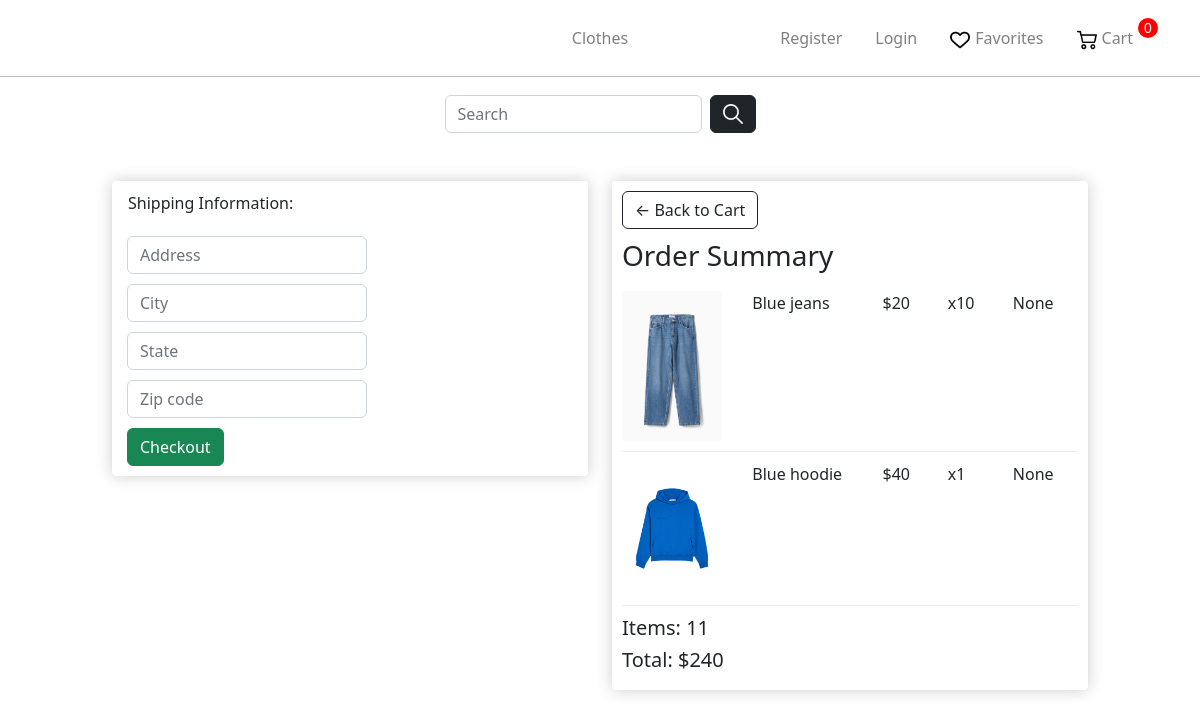
Screenshot of /landing/4/ with the database file from the repository.
### store/models.py (models this page shows, shortened)
class OrderProduct(models.Model):
    user = models.ForeignKey('User', on_delete=models.CASCADE)
    product = models.ForeignKey('Product', on_delete=models.PROTECT)
    quantity = models.IntegerField(default=1)
    ordered = models.BooleanField(default=False)
    size = models.ForeignKey('Size',on_delete=models.SET_NULL, null=True )
    def get_total_product_price(self):
        return self.quantity * self.product.price

class Product(models.Model):
    AVAILABILITY =(
        ('Y', 'В наличии'),
        ('N', 'Нет в наличии'),
    )
    name = models.CharField(max_length=255)
    slug = models.SlugField(max_length=255, unique=True, db_index=True)
    description = models.TextField(blank=True)
    discount = models.BooleanField(default=False)
    price = models.IntegerField()
    price_discount = models.IntegerField(blank=True)
    photo = models.ImageField(upload_to="photos")
    size = models.CharField(max_length=255)
    availability = models.CharField(max_length=1,choices = AVAILABILITY,default = '')
    cat = models.ForeignKey('Category', on_delete=models.PROTECT)
    gender = models.ForeignKey('Gender', on_delete=models.PROTECT)
    sizes = models.ManyToManyField('Size')

class Order(models.Model):
    user = models.ForeignKey('User', on_delete=models.CASCADE)
    products = models.ManyToManyField('OrderProduct')
    time_create = models.DateTimeField(auto_now_add=True)
    ordered = models.BooleanField(default=False)
    address = models.ForeignKey('Address', on_delete=models.SET_NULL, blank=True, null=True)
    def get_total(self):
        total = 0
        for order_item in self.products.all():
            total += order_item.get_total_product_price()
        return total
    def get_total_quantity(self):
        quantity = 0
        for order_item in self.products.all():
            quantity += order_item.quantity
        return quantity

### store/views.py (the view)
# urls.py: path('landing/<int:order_id>/',views.ProductLandingPageView.as_view(),name = 'landing'),
class ProductLandingPageView(TemplateView):
    template_name = "store/checkout.html"
    def get_context_data(self, **kwargs):
        order_id = self.kwargs["order_id"]
        order = Order.objects.get(pk=order_id)
        context = super(ProductLandingPageView, self).get_context_data(**kwargs)
        context.update({
            "order": order,
            "STRIPE_PUBLIC_KEY": settings.STRIPE_PUBLIC_KEY,
        })
        context.update(csrf(self.request))
        return context

### store/templates/store/checkout.html (shortened to what this page needs)
{% extends 'store/layout.html' %}
{% load static %}
{% block content %}
    <link rel="stylesheet" href="{% static 'store/css/CategoriesCartCheckout.css' %}">
     <div class="row">
		<div class="col-lg-5" style="height: 317px">
			<div class="box-element" id="form-wrapper">
				<form id="form">
					<div id="shipping-info">
						<p style="margin-left: 6px;">Shipping Information:</p>
						<div class="form-field">
							<input class="form-control" type="text" name="address" placeholder="Address">
						</div>
						<div class="form-field">
							<input class="form-control" type="text" name="city" placeholder="City">
						</div>
						<div class="form-field">
							<input class="form-control" type="text" name="state" placeholder="State">
						</div>
						<div class="form-field">
							<input class="form-control" type="text" name="zipcode" placeholder="Zip code">
						</div>
					</div>
					<button class="btn btn-success btn-block" type="button" id="checkout-button" style="margin-left: 5px; margin-top: 5px;">Checkout</button>
				</form>
			</div>
			<br>
		</div>
		<div class="col-lg-5" style="height: 317px">
			<div class="box-element">
				<a  class="btn btn-outline-dark" href="{% url 'cart' %}">&#x2190; Back to Cart</a>
				<h3 style="margin-top: 10px; margin-bottom: 18px;">Order Summary</h3>
				{%for orderproduct in order.products.all%}
				<div class="cart-row">
					<div style="flex:2"><img class="row-image" src="{{orderproduct.product.photo.url}}"></div>
					<div style="flex:2">{{orderproduct.product.name}}</div>
					<div style="flex:1"><p>${{orderproduct.product.price}}</p></div>
					<div style="flex:1"><p>x{{orderproduct.quantity}}</p></div>
					<div style="flex:1"><p>{{orderproduct.size}}</p></div>
				</div>
				{%endfor%}
                <h5>Items:   {{order.get_total_quantity}}</h5>
				<h5>Total:   ${{order.get_total}}</h5>
			</div>
		</div>
	</div>
{% endblock %}

### store/static/store/css/CategoriesCartCheckout.css (style rules this page uses)
.box-element { box-shadow:hsl(0, 0%, 80%) 0 0 16px; background-color: white; border-radius: 4px; padding: 10px; }
.row { display: flex; justify-content: center; align-items: center; margin-top: 20px; width: 100%; margin-left: 0; }
.row-image { width: 100px; }
.form-field { width: 250px; display: inline-block; padding: 5px; }
.cart-row { display: flex; align-items: flex-stretch; padding-bottom: 10px; margin-bottom: 10px; border-bottom: 1px solid #ececec; }
.col-lg-5 { margin-top: 10px; }

### rows the page displays
OrderProduct: product.photo (picture), product.name "Blue jeans", product.price "20", quantity "10", size "None"
OrderProduct: product.photo (picture), product.name "Blue hoodie", product.price "40", quantity "1", size "None"
Order: get_total_quantity "11", get_total "240"
